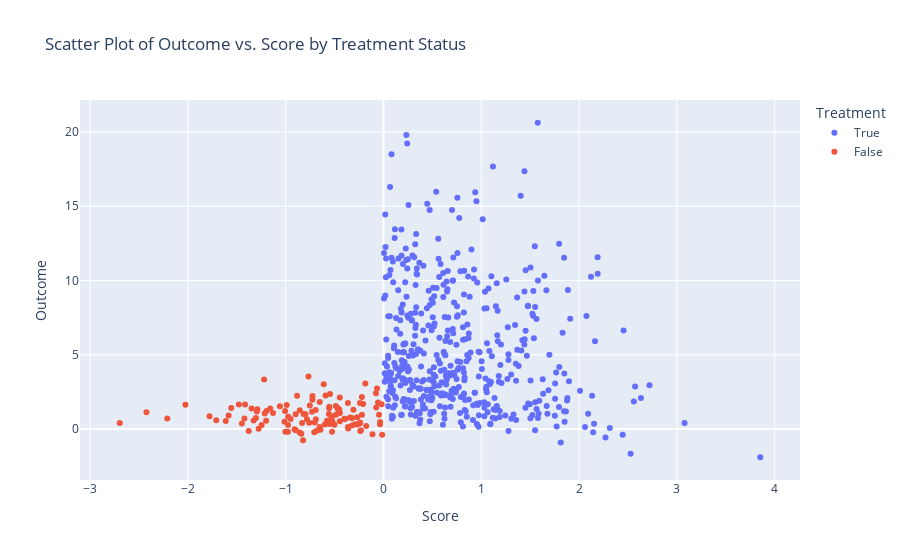

The notebook cell this image was saved under:
### Code cell
fig = px.scatter(
    x=df['score'],
    y=df['y'],
    color=df['d'].astype(bool),
    labels={
        "x": "Score",   
        "y": "Outcome",
        "color": "Treatment"
    },
    title="Scatter Plot of Outcome vs. Score by Treatment Status"
)

fig.update_layout(
    xaxis_title="Score",
    yaxis_title="Outcome"
)
fig.show()

### Figure 1 — Plotly figure (JSON) as saved in the notebook; plotly's stock layout.template omitted (floating-point values rounded to 4 significant figures; data arrays with more than 128 entries replaced by an {"elided": "..."} marker saying what was removed)
{"data": [{"hovertemplate": "Treatment=True<br>Score=%{x}<br>Outcome=%{y}<extra></extra>", "legendgroup": "True", "marker": {"color": "#636efa", "symbol": "circle"}, "mode": "markers", "name": "True", "orientation": "v", "showlegend": true, "type": "scatter", "x": {"elided": "482 float values"}, "xaxis": "x", "y": {"elided": "482 float values"}, "yaxis": "y"}, {"hovertemplate": "Treatment=False<br>Score=%{x}<br>Outcome=%{y}<extra></extra>", "legendgroup": "False", "marker": {"color": "#EF553B", "symbol": "circle"}, "mode": "markers", "name": "False", "orientation": "v", "showlegend": true, "type": "scatter", "x": [-0.4657, -0.2917, -0.0135, -1.221, -1.328, -0.4606, -0.1857, -1.196, -0.6451, -0.2197, -0.3921, -1.415, -0.3427, -0.9094, -0.7833, -0.3221, -0.9747, -0.7537, -0.0771, -0.8572, -0.4465, -1.246, -0.8839, -1.378, -0.2368, -0.4854, -1.613, -2.025, -1.2, -0.6533, -0.7077, -0.2081, -0.6929, -1.006, -1.214, -0.8973, -0.3214, -0.8222, -0.471, -1.448, -0.01902, -1.003, -0.4012, -0.7673, -0.8397, -0.5994, -0.5258, -0.7591, -0.5769, -0.8984, -0.2694, -0.05555, -1.304, -1.059, -0.5303, -0.5536, -0.1123, -0.221, -1.422, -0.4871, -0.5924, -0.2389, -0.9776, -0.06608, -0.6518, -1.13, -2.211, -1.479, -0.8561, -1.779, -0.5112, -0.9896, -1.012, -1.29, -1.295, -2.697, -0.2309, -0.2689, -0.5469, -0.5245, -0.2403, -0.361, -1.557, -0.3636, -1.71, -1.348, -0.7257, -0.6115, -0.9759, -0.9494, -0.7032, -0.03499, -0.7271, -0.07443, -1.277, -0.3628, -0.4455, -0.03468, -0.531, -0.5555, -0.5707, -0.8324, -0.5522, -0.1769, -0.7983, -0.7309, -0.8169, -0.3078, -0.5589, -0.5021, -0.6919, -0.04559, -0.4462, -0.4523, -2.424, -1.584, -1.158, -0.2472, -0.682], "xaxis": "x", "y": [1.362, 0.3242, -0.3757, 3.335, 0.5701, 1.325, 3.069, 1.221, -0.04166, 0.9685, 0.6857, 1.661, 0.7715, -0.00661, 0.6626, 0.7464, 0.8336, 1.583, 2.419, -0.228, 2.119, 0.2825, 2.235, -0.1319, -0.1274, 0.9583, 0.5466, 1.633, 0.5613, 0.1333, -0.2133, 1.69, 1.29, 1.216, 1.045, -0.07037, 0.233, -0.7489, 1.441, 0.3677, 1.676, -0.1742, 0.6958, 3.535, -0.3081, 0.306, -0.1779, 0.4243, 0.5544, 0.9965, 0.302, 1.784, 0.7403, 1.543, 0.7966, 1.497, -0.3553, 2.157, 0.7186, 1.556, 2.253, 0.4493, -0.175, 2.731, 1.815, 1.084, 0.7085, 1.651, 1.267, 0.8628, 0.3402, 1.626, 0.4951, 1.333, 1.183, 0.4151, -0.08821, 0.793, 2.358, 0.5469, 1.755, 0.04742, 1.42, 1.753, 0.5927, 1.383, 2.229, 3.023, 0.2781, 0.6869, 0.4414, 0.3195, 1.97, 1.45, 0.01432, 0.145, 1.079, 0.4837, 0.8651, 1.409, 0.5493, 0.4051, 0.3341, 0.2127, 0.9935, 1.174, 1.013, 1.308, 1.011, 0.2983, 0.658, 0.9605, 0.5248, 1.319, 1.131, 0.9129, 1.38, 0.3652, -0.1098], "yaxis": "y"}], "layout": {"legend": {"title": {"text": "Treatment"}, "tracegroupgap": 0}, "title": {"text": "Scatter Plot of Outcome vs. Score by Treatment Status"}, "xaxis": {"anchor": "y", "domain": [0, 1], "title": {"text": "Score"}}, "yaxis": {"anchor": "x", "domain": [0, 1], "title": {"text": "Outcome"}}}}
